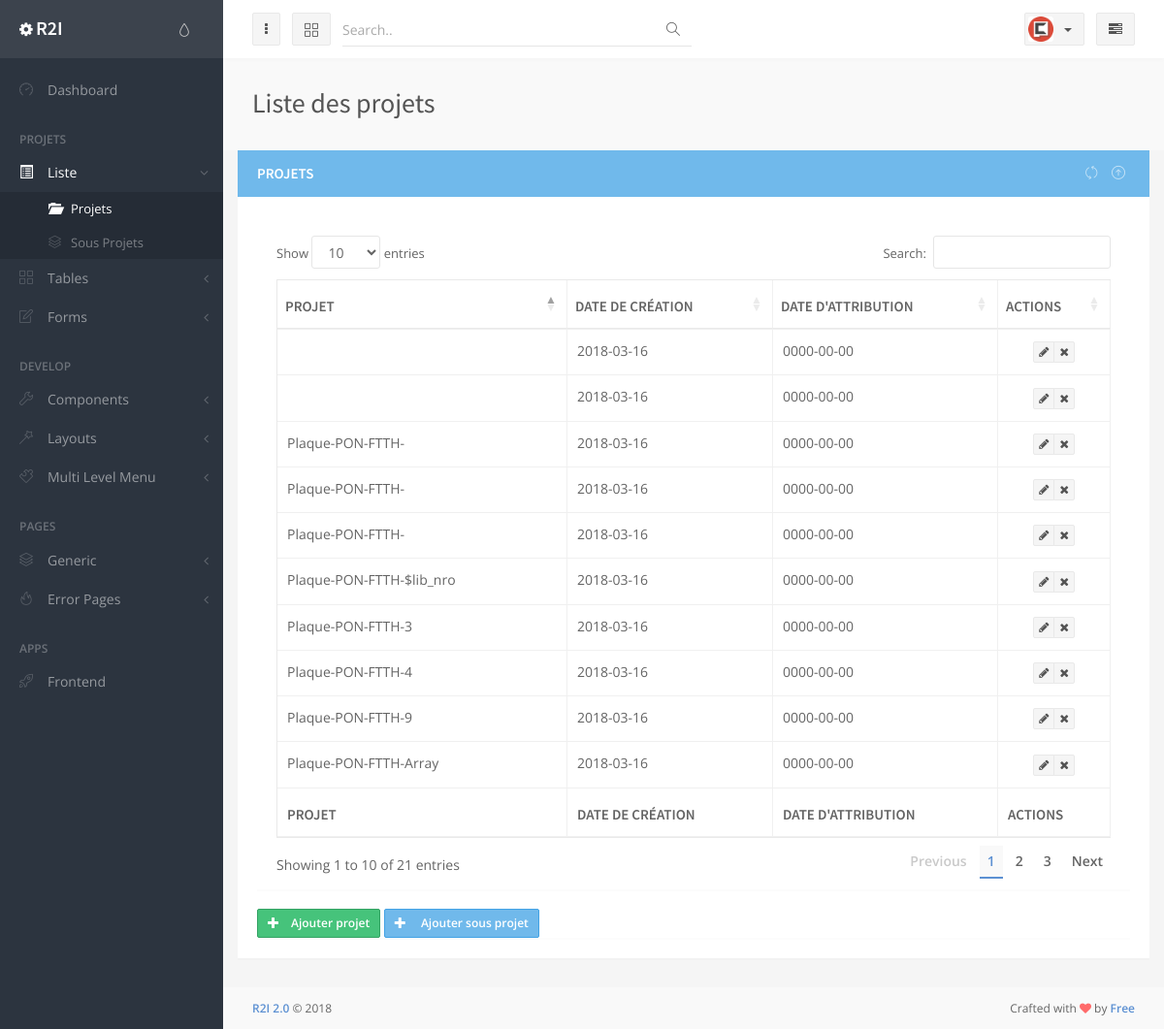
The page /index.php/projets on the database its author committed.
### tables this page shows
CREATE TABLE `projet` (
  `id_projet` int(11) NOT NULL,
  `projet_nom` varchar(100) NOT NULL,
  `id_select_ville` int(11) DEFAULT NULL,
  `id_nro` int(11) NOT NULL,
  `id_site_origine_type` int(11) DEFAULT NULL,
  `id_site_origine_etat` int(11) DEFAULT NULL,
  `id_utilisateur` char(10) DEFAULT NULL,
  `trigram_depart` varchar(60) DEFAULT NULL,
  `taille` int(11) DEFAULT NULL,
  `date_mad_site_origine` date DEFAULT NULL,
  `date_creation` date NOT NULL,
  `date_attribution` date NOT NULL
);

### application/controllers/Projets.php (called while the page is built, shortened)
<?php
class Projets extends CI_Controller{
 public function __construct()
 {
  $this->load->model('Projet_model');
  $this->load->library('form_validation');
}
public function index()
{
  $data['villes'] = $this->Projet_model->get_villes();
  $data['nros'] = $this->Projet_model->get_nros();
  $data['tsos'] = $this->Projet_model->get_type_site_origine();
  $data['esos'] = $this->Projet_model->get_etat_site_origine();
    $data['title'] = 'Liste des projets';
    $data['projet'] = $this->projet_model->get_projets();
    $this->load->view('projets/index', $data);
  }
}
?>

### index.php (called while the page is built, shortened)
<?php
require_once BASEPATH.'core/CodeIgniter.php';

### assets/src/inc/config.php (called while the page is built, shortened)
<?php
require 'classes/Template.php';
$one                               = new Template('R2I', '2.0', 'assets');
$one->inc_sidebar                  = 'base_sidebar.php';
$one->inc_header                   = 'base_header.php';
$one->main_nav_active              = basename($_SERVER['PHP_SELF']);

### application/models/Projet_model.php (called while the page is built, shortened)
<?php
  class Projet_model extends CI_Model {
     public function get_projets(){
        $query = $this->db->get('projet');
        return $query->result_array();
     }
 }
 ?>

### application/views/projets/index.php (the view, shortened to what this page needs)
<?php require 'assets/src/inc/config.php'; ?>
<?php require 'assets/src/inc/views/template_head_start.php'; ?>
<?php require 'assets/src/inc/views/template_head_end.php'; ?>
<?php require 'assets/src/inc/views/base_head.php'; ?>
<link rel="stylesheet" href="https://cdn.datatables.net/1.10.16/css/dataTables.bootstrap4.min.css">
<div class="content bg-gray-lighter">
  <div class="row items-push">
    <div class="col-sm-7">
      <h1 class="page-heading">
        <?= $title ?> <small></small>
      </h1>
    </div>
  </div>
</div>
<div class="col-sm-12 col-lg-12">
  <div class="block block-themed" id="listeprojet_block">
    <div class="block-header bg-info">
      <ul class="block-options">
        <li>
          <button id="listeprojet_block_refresh" type="button" data-toggle="block-option" data-action="refresh_toggle" data-action-mode="demo"><i class="si si-refresh"></i></button>
        </li>
        <li>
          <button type="button" data-toggle="block-option" data-action="content_toggle"><i class="si si-arrow-up"></i></button>
        </li>
      </ul>
      <h3 class="block-title">Projets</h3>
    </div>
    <div class="block-content">
      <div class="block" id="listeprojet_block_content">
        <div class="block">
          <div class="block-content table-responsive">
            <table  id="myTable" class="table  table-bordered" cellspacing="0" width="100%">
              <thead>
                <tr>
                  <th>Projet</th>
                  <th>Date de Création</th>
                  <th>Date d'attribution</th>
                  <th class="text-center sorting_disabled" style="width: 81px;" rowspan="1" colspan="1" aria-label="Actions">Actions</th>
                </tr>
              </thead>
              <tfoot>
                <tr>
                  <th>Projet</th>
                  <th>Date de Création</th>
                  <th>Date d'attribution</th>
                  <th class="text-center sorting_disabled" style="width: 81px;" rowspan="1" colspan="1" aria-label="Actions">Actions</th>
                </tr>
              </tfoot>
              <tbody>
                <?php foreach ($projet as $project)  :?>
                <tr>
                  <td><?php echo $project['projet_nom']; ?></td>
                  <td><?php echo $project['date_creation']; ?></td>
                  <td><?php echo $project['date_attribution']; ?></td>
                  <td class="text-center">
                   <div class="btn-group">
                     <button class="btn btn-xs btn-default" type="button" data-toggle="tooltip" title="" data-original-title="Modifier Projet"><i class="fa fa-pencil"></i></button>
                     <button class="btn btn-xs btn-default" type="button" data-toggle="tooltip" title="" data-original-title="Supprimer Projet"><i class="fa fa-times"></i></button>
                   </div>
                 </td>
               </tr>
             <?php endforeach; ?>
           </tbody>
         </table>
       </div>
     </div>
     <button id="add_project_show" class="btn btn-success btn-sm" ><span class="glyphicon glyphicon-plus">&nbsp;</span><a href="ajouter_projet" style="color:white">Ajouter projet</a></button>
    <button id="add_sub_project_show" class="btn btn-info btn-sm" data-toggle="modal" data-target="#add-subproject" data-backdrop="static" data-keyboard="false"><span class="glyphicon glyphicon-plus">&nbsp;</span> Ajouter sous projet</button>
            </div>
          </div>
        </div>
      </div>
      <?php require 'assets/src/inc/views/base_footer.php'; ?>
      <?php require 'assets/src/inc/views/template_footer_end.php'; ?>
 <?php require 'assets/src/inc/views/template_footer_end.php'; ?>

### assets/src/inc/views/template_head_start.php (shortened to what this page needs)
<!DOCTYPE html>
 <html class="no-focus">
    <head>

### assets/src/inc/views/template_head_end.php (shortened to what this page needs)
    <link rel="stylesheet" id="css-main" href="<?php echo $one->assets_folder; ?>/css/oneui.css">
 	<link rel="stylesheet" href="<?php echo $one->assets_folder; ?>/js/plugins/datatables/jquery.dataTables.min.css">
    <link rel="stylesheet" href="<?php echo $one->assets_folder; ?>/js/plugins/datatables/buttons.dataTables.min.css">
</head>
<body<?php if ($one->body_bg) { echo ' class="bg-image" style="background-image: url(\'' . $one->body_bg . '\');"'; } ?>>

### assets/src/inc/views/base_head.php (shortened to what this page needs)
<div id="page-container"<?php $one->page_classes(); ?>>
    <?php if(isset($one->inc_sidebar) && $one->inc_sidebar) { include($one->inc_sidebar); } ?>
    <?php if(isset($one->inc_header) && $one->inc_header) { include($one->inc_header); } ?>
    <main id="main-container">

### assets/src/inc/classes/Template.php (shortened to what this page needs)
<?php
class Template {
    public  $name               = '',
            $version            = '',
            $author             = '',
            $robots             = '',
            $title              = '',
            $description        = '',
            $assets_folder      = '',
            $body_bg            = '',
            $main_nav           = array(),
            $main_nav_active    = '',
            $theme              = '',
            $l_sidebar_position,
            $l_sidebar_mini,
            $l_sidebar_visible_desktop,
            $l_sidebar_visible_mobile,
            $l_side_overlay_hoverable,
            $l_side_overlay_visible,
            $l_side_scroll,
            $l_header_fixed,
            $l_header_transparent,
            $inc_side_overlay,
            $inc_sidebar,
            $inc_header;
    public function __construct($name = '', $version = '', $assets_folder = '') {
        $this->name                 = $name;
        $this->version              = $version;
        $this->assets_folder        = $assets_folder;
    }
    public function page_classes($print = true) {
        if ($this->l_sidebar_position == 'left') {
            $this->page_classes .= ' sidebar-l';
        } else if ($this->l_sidebar_position == 'right') {
            $this->page_classes .= ' sidebar-r';
        }
        if ($this->l_sidebar_visible_desktop) {
            $this->page_classes .= ' sidebar-o';
        }
        if ($this->l_side_scroll) {
            $this->page_classes .= ' side-scroll';
        }
        if ($this->l_header_fixed) {
            $this->page_classes .= ' header-navbar-fixed';
        }
        if ($this->page_classes) {
            if ($print) {
                echo ' class="'. trim($this->page_classes) .'"';
            } else {
                return trim($this->page_classes);
            }
        } else {
            return false;
        }
    }
    public function build_nav($print = true) {
        $this->build_nav_array($this->main_nav);
        if ($print) {
            echo $this->nav_html;
        } else {
            return $this->nav_html;
        }
    }
    private function build_nav_array($nav_array) {
        foreach ($nav_array as $node) {
            $link_name      = isset($node['name']) ? $node['name'] : '';
            $link_icon      = isset($node['icon']) ? '<i class="' . $node['icon'] . '"></i>' : '';
            $link_url       = isset($node['url']) ? $node['url'] : '#';
            $link_sub       = isset($node['sub']) && is_array($node['sub']) ? true : false;
            $link_type      = isset($node['type']) ? isset($node['type']) : '';
            $sub_active     = false;
            $link_active    = $link_url == $this->main_nav_active ? true : false;
            if ($link_type == 'heading') {
                $this->nav_html .= "<li class=\"nav-main-heading\">$link_name</li>\n";
            } else {
                if ($link_sub) {
                    $sub_active = $this->build_nav_array_search($node['sub']) ? true : false;
                }
                $li_prop        = $sub_active ? ' class="open"' : '';
                $link_prop      = $link_sub ? ' class="nav-submenu' . ($link_active ? ' active' : '') . '" data-toggle="nav-submenu"' : ($link_active ? ' class="active"' : '');
                $this->nav_html .= "<li$li_prop>\n";
                $this->nav_html .= "<a$link_prop href=\"$link_url\">$link_icon$link_name</a>\n";
                if ($link_sub) {
                    $this->nav_html .= "<ul>\n";
                    $this->nav_html .= "</ul>\n";
                }
                $this->nav_html .= "</li>\n";
            }
        }
    }
    private function build_nav_array_search($nav_array) {
        foreach ($nav_array as $node) {
            if (isset($node['url']) && ($node['url'] == $this->main_nav_active)) {
                return true;
            } else if (isset($node['sub']) && is_array($node['sub'])) {
                if ($this->build_nav_array_search($node['sub'])) {
                    return true;
                }
            }
        }
    }
}

### assets/src/inc/views/base_sidebar.php (shortened to what this page needs)
<nav id="sidebar">
    <div id="sidebar-scroll">
        <div class="sidebar-content">
            <div class="side-header side-content bg-white-op">
                <div class="btn-group pull-right">
                    <button class="btn btn-link text-gray dropdown-toggle" data-toggle="dropdown" type="button">
                        <i class="si si-drop"></i>
                    </button>
                </div>
               <a class="h5 text-white" href="index.php">
                      <i class="fa fa-cog fa-spin"></i>  <span class="h4 font-w600 sidebar-mini-hide">R2I</span>
                </a>
            </div>
            <div class="side-content">
                <ul class="nav-main">
                    <?php $one->build_nav(); ?>
                </ul>
            </div>
        </div>
    </div>
</nav>

### assets/src/inc/views/base_header.php (shortened to what this page needs)
<header id="header-navbar" class="content-mini content-mini-full">
    <ul class="nav-header pull-right">
        <li>
            <div class="btn-group">
                <button class="btn btn-default btn-image dropdown-toggle" data-toggle="dropdown" type="button">
                    <img src="<?php echo $one->assets_folder; ?>/img/avatars/avatar10.jpg" alt="Avatar">
                    <span class="caret"></span>
                </button>
            </div>
        </li>
        <li>
            <button class="btn btn-default" data-toggle="layout" data-action="side_overlay_toggle" type="button">
                <i class="fa fa-tasks"></i>
            </button>
        </li>
    </ul>
    <ul class="nav-header pull-left">
        <li class="hidden-xs hidden-sm">
            <button class="btn btn-default" data-toggle="layout" data-action="sidebar_mini_toggle" type="button">
                <i class="fa fa-ellipsis-v"></i>
            </button>
        </li>
        <li>
            <button class="btn btn-default pull-right" data-toggle="modal" data-target="#apps-modal" type="button">
                <i class="si si-grid"></i>
            </button>
        </li>
        <li class="js-header-search header-search">
            <form class="form-horizontal" action="base_pages_search.php" method="post">
                <div class="form-material form-material-primary input-group remove-margin-t remove-margin-b">
                    <input class="form-control" type="text" id="base-material-text" name="base-material-text" placeholder="Search..">
                    <span class="input-group-addon"><i class="si si-magnifier"></i></span>
                </div>
            </form>
        </li>
    </ul>
</header>

### assets/src/inc/views/base_footer.php (shortened to what this page needs)
    </main>
    <footer id="page-footer" class="content-mini content-mini-full font-s12 bg-gray-lighter clearfix">
        <div class="pull-right">
            Crafted with <i class="fa fa-heart text-city"></i> by <a class="font-w600" href="http://goo.gl/vNS3I" target="_blank">Free</a>
        </div>
        <div class="pull-left">
            <a class="font-w600" href="javascript:void(0)" target="_blank"><?php echo $one->name . ' ' . $one->version; ?></a> &copy; <span> 2018</span>
        </div>
    </footer>
</div>

### assets/src/inc/views/template_footer_end.php (shortened to what this page needs)
    </body>
</html>

### rows shown on the page
projet: date_creation "2018-03-16", date_attribution "0000-00-00"
projet: date_creation "2018-03-16", date_attribution "0000-00-00"
projet: projet_nom "Plaque-PON-FTTH-", date_creation "2018-03-16", date_attribution "0000-00-00"
projet: projet_nom "Plaque-PON-FTTH-Array", date_creation "2018-03-16", date_attribution "0000-00-00"
projet: projet_nom "Plaque-PON-FTTH-$lib_nro", date_creation "2018-03-16", date_attribution "0000-00-00"
projet: projet_nom "Plaque-PON-FTTH-4", date_creation "2018-03-16", date_attribution "0000-00-00"
projet: projet_nom "Plaque-PON-FTTH-9", date_creation "2018-03-16", date_attribution "0000-00-00"
projet: projet_nom "Plaque-PON-FTTH-", date_creation "2018-03-16", date_attribution "0000-00-00"
projet: projet_nom "Plaque-PON-FTTH-", date_creation "2018-03-16", date_attribution "0000-00-00"
projet: projet_nom "Plaque-PON-FTTH-3", date_creation "2018-03-16", date_attribution "0000-00-00"

### other values the page prints
$link_name "Dashboard Liste Projets Sous Projets Tables Forms Components Layouts Multi Level Menu Generic Error Pages Frontend"
$link_name "PROJETS DEVELOP PAGES APPS"
$title "Liste des projets"
$one->name "R2I"
$one->version "2.0"
